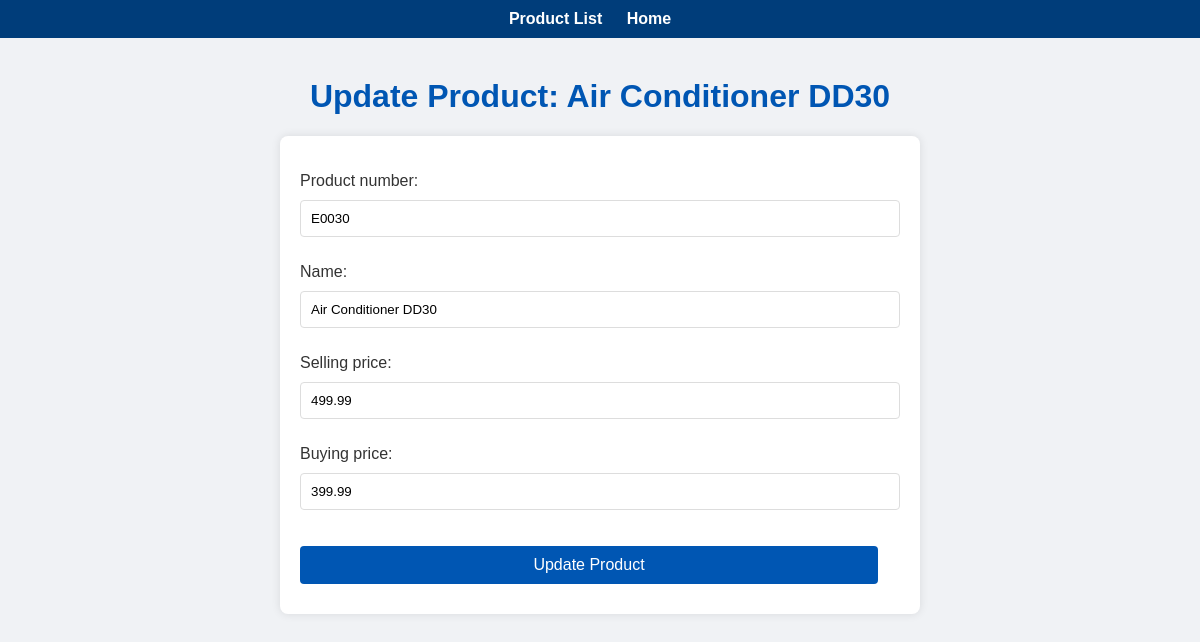
The app's page /products/update/E0030/ with its own data.
### shopkeeper/models.py (models this page shows, shortened)
class Product(models.Model):
    product_number = models.CharField(max_length=20, unique=True)
    name = models.CharField(max_length=100)
    selling_price = models.DecimalField(max_digits=10, decimal_places=2)
    buying_price = models.DecimalField(max_digits=10, decimal_places=2)
    class Meta:
        verbose_name = 'Product'
        verbose_name_plural = 'Products'
        ordering = ['name']

### shopkeeper/views.py (the view)
# urls.py: path('update/<str:product_number>/', views.update_product, name='update_product'),
def update_product(request, product_number):
    product = get_object_or_404(Product, product_number=product_number)
    if request.method == 'POST':
        form = ProductForm(request.POST, instance=product)
        if form.is_valid():
            form.save()
            return redirect('product_list')
    else:
        form = ProductForm(instance=product)
    return render(request, 'shopkeeper/update_product.html', {'form': form, 'product': product})

### shopkeeper/forms.py (shortened to what this page needs)
class ProductForm(forms.ModelForm):
    class Meta:
        model = Product
        fields = ['product_number', 'name', 'selling_price', 'buying_price']

### shopkeeper/templates/shopkeeper/update_product.html (shortened to what this page needs)
<!DOCTYPE html>
<html>
<head>
</head>
<body>
    <nav>
        <ul>
            <li><a href="{% url 'product_list' %}">Product List</a></li>
            <li><a href="{% url 'home' %}">Home</a></li>
        </ul>
    </nav>
    <div class="container">
        <h1>Update Product: {{ product.name }}</h1>
        <form method="post">
            {{ form.as_p }}
            <input type="submit" value="Update Product">
        </form>
    </div>
</body>
</html>

### shopkeeper/templates/shopkeeper/update_product.html (style rules this page uses)
body { font-family: 'Arial', sans-serif; background-color: #f0f2f5; color: #333; margin: 0; padding: 0; }
h1 { color: #0056b3; text-align: center; margin-top: 20px; }
nav { background-color: #003d7a; padding: 10px 0; }
nav ul { list-style-type: none; padding: 0; text-align: center; margin: 0; }
nav ul li { display: inline; margin-right: 20px; }
nav ul li a { color: #ffffff; text-decoration: none; font-weight: bold; }
.container { width: 80%; margin: 0 auto; padding: 20px; }
form { background: #ffffff; border-radius: 8px; box-shadow: 0 0 10px rgba(0, 0, 0, 0.1); padding: 20px; max-width: 600px; margin: 20px auto; }
form input[type="text"], form input[type="number"], form input[type="submit"] { width: calc(100% - 22px); padding: 10px; margin: 10px 0; border: 1px solid #ddd; border-radius: 4px; }
form input[type="submit"] { background-color: #0056b3; color: #fff; border: none; cursor: pointer; font-size: 16px; }

### records on screen
Product: name "Air Conditioner DD30", product_number "E0030", selling_price "499.99", buying_price "399.99"
